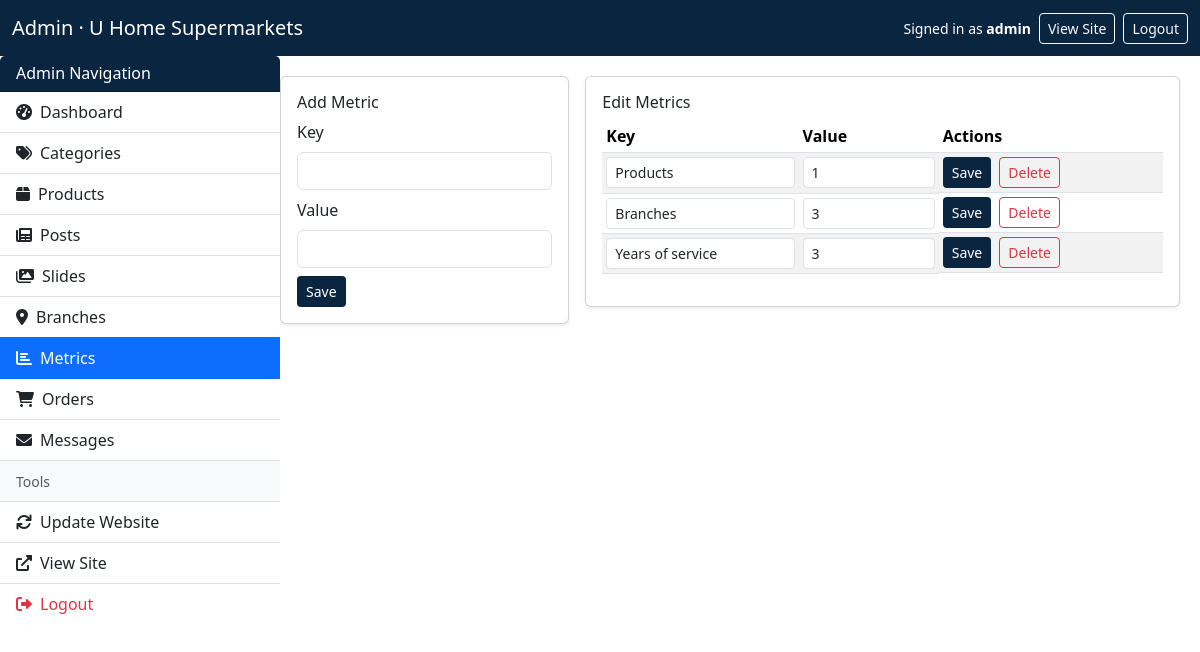
Screenshot of /finalweb/admin/metrics.php (signed in) with the database file from the repository.
### tables this page shows
CREATE TABLE IF NOT EXISTS `site_metrics` (
  `metric_key` varchar(50) NOT NULL,
  `metric_value` int NOT NULL DEFAULT '0',
  PRIMARY KEY (`metric_key`)
);

### finalweb/admin/metrics.php (the view, shortened to what this page needs)
<?php
require_once __DIR__.'/../includes/db.php';
$metrics=$pdo->query('SELECT * FROM site_metrics')->fetchAll();
require_once __DIR__.'/admin_header.php';
?>
<?php require_once __DIR__.'/admin_sidebar.php'; ?>
    <div class="row g-3">
  <div class="col-lg-4"><div class="card shadow-sm"><div class="card-body">
    <h6 class="card-title">Add Metric</h6>
    <form method="post">
      <div class="mb-2"><label class="form-label">Key</label><input name="metric_key" class="form-control" required></div>
      <div class="mb-2"><label class="form-label">Value</label><input type="number" name="metric_value" class="form-control" required></div>
      <button class="btn btn-navy btn-sm">Save</button>
    </form>
  </div></div></div>
  <div class="col-lg-8"><div class="card shadow-sm"><div class="card-body">
    <h6 class="card-title">Edit Metrics</h6>
    <div class="table-responsive"><table class="table table-sm table-striped align-middle">
      <thead><tr><th style="width:35%">Key</th><th style="width:25%">Value</th><th>Actions</th></tr></thead><tbody>
      <?php foreach($metrics as $m): ?>
      <tr>
        <td>
          <form method="post" class="d-flex gap-2 align-items-center">
            <input name="metric_key" class="form-control form-control-sm" value="<?php echo htmlspecialchars($m['metric_key']); ?>" required>
        </td>
        <td><input type="number" name="metric_value" class="form-control form-control-sm" value="<?php echo (int)$m['metric_value']; ?>" required></td>
        <td class="d-flex gap-2">
            <button class="btn btn-sm btn-navy">Save</button>
          <form method="post" onsubmit="return confirm('Delete metric?');" class="d-inline">
            <button class="btn btn-sm btn-outline-danger">Delete</button>
          </form>
        </td>
      </tr>
      <?php endforeach; ?>
    </tbody></table></div>
  </div></div></div>
<?php require_once __DIR__.'/admin_sidebar_footer.php'; ?>
</body></html>

### finalweb/admin/admin_header.php (style rules this page uses)
:root { --navy:#0a2540 }
.btn-navy { background:var(--navy);color:#fff }
html, body { height: 100%; margin: 0; padding: 0; overflow: hidden; }

### rows the page displays
site_metrics: metric_key "Products", metric_value "1"
site_metrics: metric_key "Branches", metric_value "3"
site_metrics: metric_key "Years of service", metric_value "3"

### other values shown
SITE_NAME "U Home Supermarkets"
$_SESSION['user_name'] "admin"
